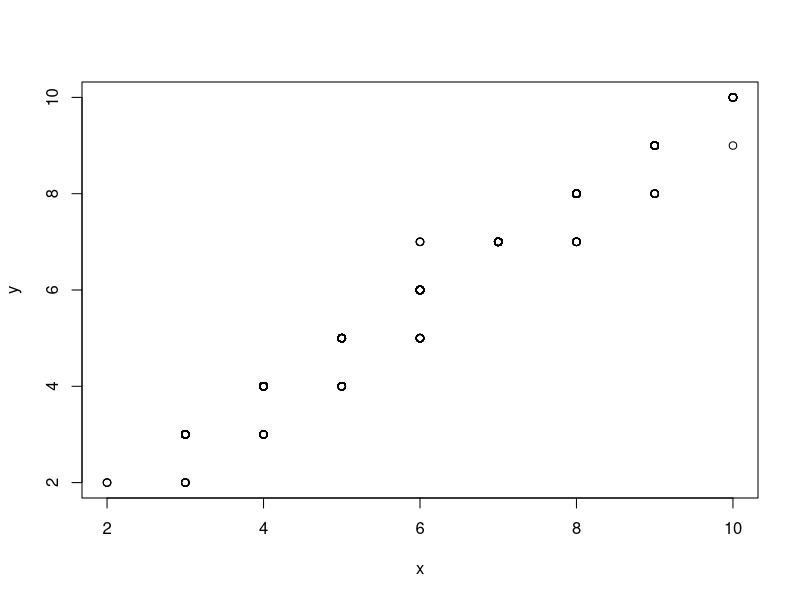
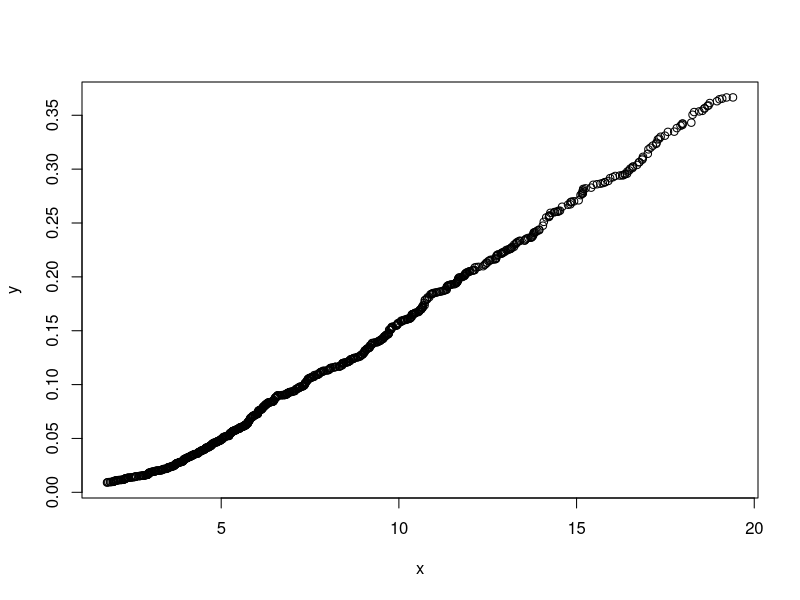

These figures' R source, in order:
#Roger H Hayden III
#10/10/2021
#Statistical Methods and Data Analysis
#Monte Carlo Exercises - Module 6

# Sums of certain random variables will sometimes lead to other common random
# variables. The (a) iid Poisson(mean=2) and (b) iid exponential(rate=1/4) are two such
# random variables. For each case identify the resulting distribution from summing 3 of
# the iid random variables. I’ll describe what needs to be done next in terms of the
# Poisson. Convince yourself of the correctness of your resulting distribution through the
# following exercise. First, generate three random deviates from the Poisson distribution
# using rpois(). Add these to form a single random deviate of the sum of the three Poisson
# random variables. Establish a vector of 1000 of these. Using your distribution finding,
# generate 1000 random deviates for the sum of three iid Poisson random variables
# directly. With so many generated, a quick visual for agreement can be obtained by first
# sorting each vector, and then plotting them in an x-y plot. Points should fall along the
# line y=x.The Monte Carlo for (b) can be run in the same way; however, I recommend that you
# trim the extremes, because both distributions will provide a number of outliers that may
# disrupt the scale of your x-y plot. If v is your vector of random deviates a new vector
# with v[51:950] should trim enough data to facilitate a good plot result.

# Part A

t=rpois(1000,2)
u=rpois(1000,2)
v=rpois(1000,2)

x=t+u+v

y=rpois(1000,6)

x=sort(x)[51:950]
y=sort(y)[51:950]
plot(x,y)

#Part B

t=rexp(1000,rate=1/4)
u=rexp(1000,rate=1/4)
v=rexp(1000,rate=4) 

x=t+u+v

y=rexp(1000,rate=8)

x=sort(x)[51:950]
y=sort(y)[51:950]
plot(x,y)